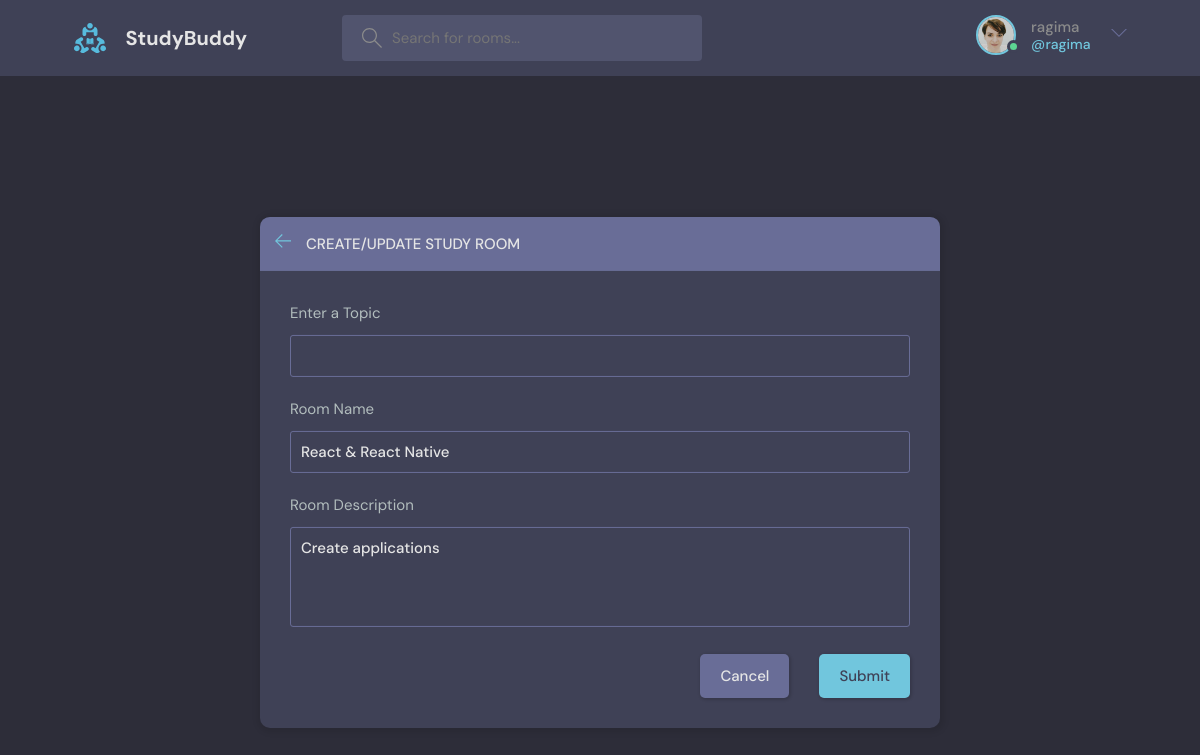
/update-room/4 (signed in), run on the app's committed database.
### base/models.py (models this page shows, shortened)
class User(AbstractUser):
     name = models.CharField(max_length=200, null=True)
     email = models.EmailField(unique=True, null=True)
     bio = models.TextField(null=True)
     avatar = models.ImageField(null=True, default="avatar.svg")
     USERNAME_FIELD = 'email'
     REQUIRED_FIELDS = []

class Room(models.Model):
    host = models.ForeignKey(User, on_delete=models.SET_NULL, null=True)
    topic = models.ForeignKey(Topic, on_delete=models.SET_NULL, null=True)
    name = models.CharField(max_length=200)
    description = models.TextField(null=True, blank=True)
    participants = models.ManyToManyField(User, related_name='participants', blank=True)
    updated = models.DateTimeField(auto_now=True)
    created = models.DateTimeField(auto_now_add=True)
    class Meta:
     ordering = ['-updated', '-created']

### base/views.py (the view, shortened to what this page needs)
# urls.py: path('update-room/<str:pk>', views.updateRoom, name="update-room"),
@login_required(login_url='login')
def updateRoom(request, pk):
    room = Room.objects.get(id=pk)
    form = RoomForm(instance=room)
    topics = Topic.objects.all()
    if request.user != room.host:
        return HttpResponse('You are not allowed here!!!')
    context={'form': form, 'topics': topics}
    return render(request, 'base/room_form.html', context)

### base/forms.py
class RoomForm(ModelForm):
    class Meta:
        model = Room
        fields = '__all__'
        exclude = ['host', 'participants']

### base/templates/base/room_form.html (shortened to what this page needs)
{% extends 'main.html' %}
{% block content %}
<main class="create-room layout">
    <div class="container">
        <div class="layout__box">
            <div class="layout__boxHeader">
                <div class="layout__boxTitle">
                    <a href="{% url 'home' %}">
                        <svg version="1.1" xmlns="http://www.w3.org/2000/svg" width="32" height="32"
                            viewBox="0 0 32 32">
                            <title>arrow-left</title>
                            <path
                                d="M13.723 2.286l-13.723 13.714 13.719 13.714 1.616-1.611-10.96-10.96h27.625v-2.286h-27.625l10.965-10.965-1.616-1.607z">
                            </path>
                        </svg>
                    </a>
                    <h3>Create/Update Study Room</h3>
                </div>
            </div>
            <div class="layout__body">
                <form class="form" action="#" method="POST">
                    <div class="form__group">
                        <label for="room_topic">Enter a Topic</label>
                        <input type="text" name="topic" required list="topic-list" value={{room.topic.name}}>
                    </div>
                    <div class="form__group">
                        <label for="room_name">Room Name</label>
                        {{form.name}}
                    </div>
                    <div class="form__group">
                        <label for="room_description">Room Description</label>
                        {{form.description}}
                    </div>
                    <div class="form__action">
                        <a class="btn btn--dark" href="{% url 'home' %}">Cancel</a>
                        <button class="btn btn--main" type="submit">Submit</button>
                    </div>
                </form>
            </div>
        </div>
    </div>
</main>
{% endblock content %}

### templates/navbar.html (shortened to what this page needs)
{% load static %}
<header class="header header--loggedIn">
  <div class="container">
    <a href="{% url 'home' %}" class="header__logo">
      <img src="{% static 'images/logo.svg' %}" />
      <h1>StudyBuddy</h1>
    </a>
    <form class="header__search" method="GET" action="{% url 'home'%}">
      <label>
        <input  name="q" placeholder="Search for rooms..." />
      </label>
    </form>
    <nav class="header__menu">
      {% if request.user.is_authenticated %}
      <div class="header__user">
        <a href="{% url 'update-user' %}">
          <div class="avatar avatar--medium active">
            <img src="{{request.user.avatar.url}}" />
          </div>
          <p>{{request.user.username}}<span>@{{request.user.username}}</span></p>
        </a>
        <button class="dropdown-button">
          <svg version="1.1" xmlns="http://www.w3.org/2000/svg" width="32" height="32" viewBox="0 0 32 32">
            <title>chevron-down</title>
            <path d="M16 21l-13-13h-3l16 16 16-16h-3l-13 13z"></path>
          </svg>
        </button>
      </div>
     {% else %}
      <a href="{% url 'login' %}">
        <img src="{% static 'images/avatar.svg' %}" />
        <p>Login</p>
      </a>
      {% endif %}
    </nav>
  </div>
</header>

### data on the page
User: user.avatar (picture), user.username "ragima"
Room: name "React & React Native", description "Create applications"
